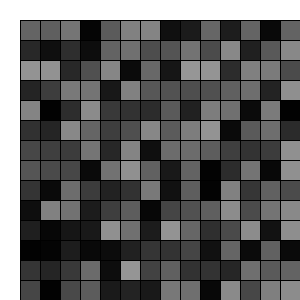
Frame 1 (no input)
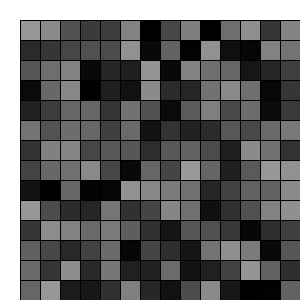
Frame 60 (the mouse pressed at the canvas centre just before this capture)
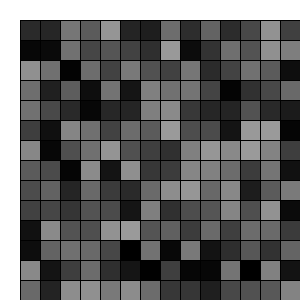
Frame 120 (the mouse held since frame 60 and released just before this capture)

The Processing sketch that drew these frames (run headless with seeded random() and noise(); from frame 60 on, the mouse is pressed at the canvas centre):

// Processing sketch: processing_177215
// ── processing_177215.pde

void setup(){
  size(300,300);
  background(255);
   
}
void draw()
{
  for (int e=20; e<width; e=e+20){
  for (int f=20; f<height; f=f+20){
    fill(random(155));
       rect(e,f,e,f);
       }
       }
       }
